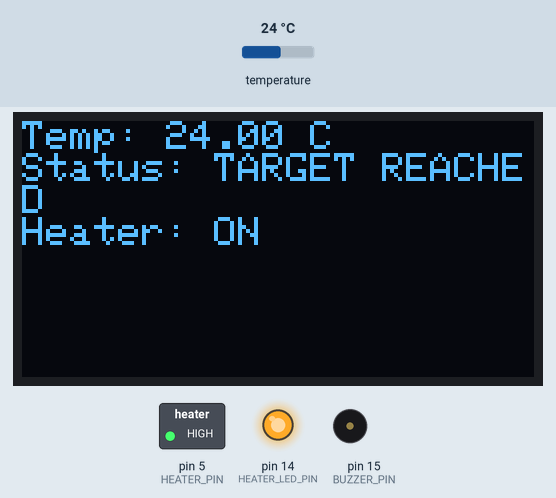
Bench run of a sketch on a simulated Arduino Uno, built with avr-gcc and run on an emulated ATmega328P. Shown: 128×64 one-colour display, switched loads named in the sketch (green lamp = pin HIGH), output pins drawn as LEDs (lit = HIGH), buzzer (waves = sounding, pin HIGH). The test bench sets the inputs (shaded band); at power-on: temperature 24 °C. What the sketch prints to the serial monitor is not drawn.

Above: at 1.4 s.
1.5 s: temperature set to 26.3 °C
At 4.7 s:
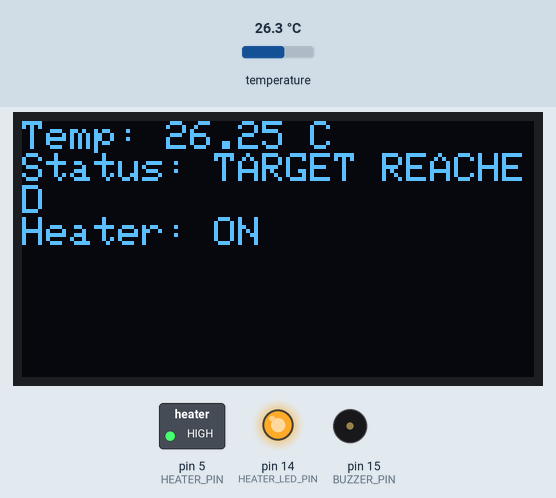
5.3 s: temperature set to 27.5 °C
At 7.9 s:
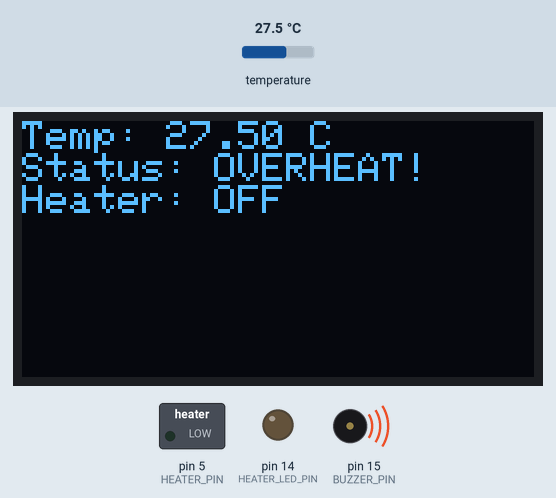
9.1 s: temperature set to 12 °C
At 9.8 s:
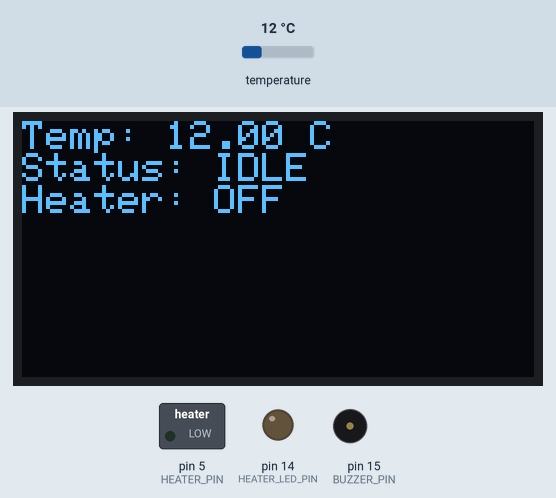
12.9 s: temperature set to 14.3 °C
At 16.2 s:
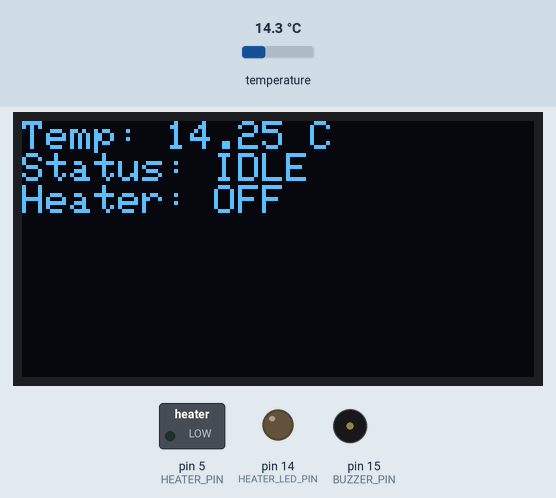
16.7 s: temperature set to 15.7 °C
At 18.2 s:
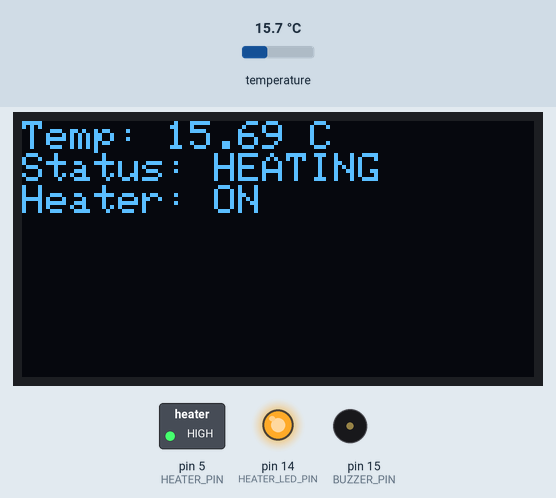
20.5 s: temperature set to 19 °C
At 24.6 s:
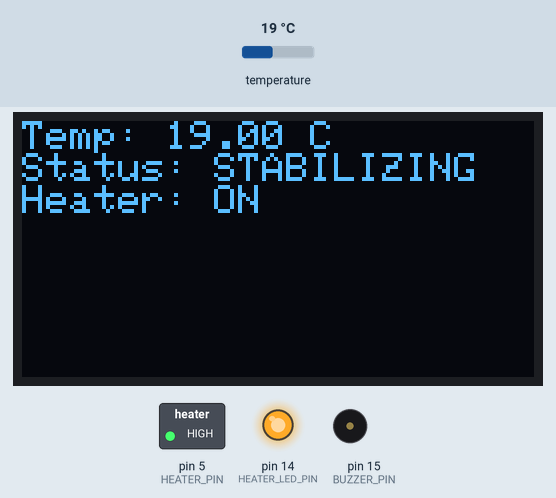
Timing chart, 0 to 25.7 s (numbered marks = the images above; inputs shaded):
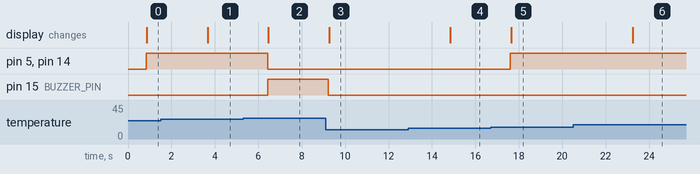

The sketch:

heater_controller.ino
```cpp
#include <OneWire.h>
#include <DallasTemperature.h>
#include <Wire.h>
#include <Adafruit_SSD1306.h>

// Pin Definitions
#define TEMP_SENSOR_PIN 4     // DS18B20 data pin
#define HEATER_PIN 5          // Heater pin
#define BUZZER_PIN 15         // Buzzer pin
#define HEATER_LED_PIN 14     // Heater LED pin

// OLED settings
#define SCREEN_WIDTH 128
#define SCREEN_HEIGHT 64

OneWire oneWire(TEMP_SENSOR_PIN);
DallasTemperature sensors(&oneWire);
Adafruit_SSD1306 display(SCREEN_WIDTH, SCREEN_HEIGHT, &Wire, -1);

// Variables
float temperature = 0.0;
String currentStatus = "";

void setup() {
  Serial.begin(115200);
  sensors.begin();

  pinMode(HEATER_PIN, OUTPUT);
  pinMode(BUZZER_PIN, OUTPUT);
  pinMode(HEATER_LED_PIN, OUTPUT);

  digitalWrite(HEATER_PIN, LOW);
  digitalWrite(BUZZER_PIN, LOW);
  digitalWrite(HEATER_LED_PIN, LOW);

  // Start OLED
  display.begin(SSD1306_SWITCHCAPVCC, 0x3C);
  display.clearDisplay();
  display.display();
}

void loop() {
  sensors.requestTemperatures();
  temperature = sensors.getTempCByIndex(0);

  if (temperature < 15.0) {
    digitalWrite(HEATER_PIN, LOW);
    digitalWrite(BUZZER_PIN, LOW);
    currentStatus = "IDLE";
  } else if (temperature < 18.0) {
    digitalWrite(HEATER_PIN, HIGH);
    digitalWrite(BUZZER_PIN, LOW);
    currentStatus = "HEATING";
  } else if (temperature < 24.0) {
    digitalWrite(HEATER_PIN, HIGH);
    digitalWrite(BUZZER_PIN, LOW);
    currentStatus = "STABILIZING";
  } else if (temperature < 27.0) {
    digitalWrite(HEATER_PIN, HIGH);
    digitalWrite(BUZZER_PIN, LOW);
    currentStatus = "TARGET REACHED";
  } else {
    digitalWrite(HEATER_PIN, LOW);
    digitalWrite(BUZZER_PIN, HIGH);
    currentStatus = "OVERHEAT!";
  }

  digitalWrite(HEATER_LED_PIN, digitalRead(HEATER_PIN));

  Serial.print("Temp: ");
  Serial.print(temperature);
  Serial.print(" °C | Status: ");
  Serial.print(currentStatus);
  Serial.print(" | Heater: ");
  Serial.println(digitalRead(HEATER_PIN) ? "ON" : "OFF");

  showStatus(currentStatus.c_str());
  delay(2000);
}

void showStatus(const char* status) {
  display.clearDisplay();
  display.setTextSize(1);
  display.setTextColor(SSD1306_WHITE);
  display.setCursor(0, 0);
  display.print("Temp: ");
  display.print(temperature);
  display.println(" C");
  display.print("Status: ");
  display.println(status);
  display.print("Heater: ");
  display.println(digitalRead(HEATER_PIN) ? "ON" : "OFF");
  display.display();
}
```

Measured:
- the behaviour switches between 26.9 and 27 °C on temperature (found by bisection; images 1 and 2)
- the behaviour switches between 14.9 and 15 °C on temperature (found by bisection; images 4 and 5)
- after the input at 1.5 s, the display: changes after 2.2 s (image 1)
- after the input at 5.3 s, pin 5 (HEATER_PIN), pin 14 (HEATER_LED_PIN): HIGH → LOW after 1.1 s; pin 15 (BUZZER_PIN): LOW → HIGH after 1.1 s; the display: changes after 1.2 s (image 2)
- after the input at 9.1 s, pin 15 (BUZZER_PIN): HIGH → LOW after 0.13 s; the display: changes after 0.16 s (image 3)
- after the input at 12.9 s, the display: changes after 2.0 s (image 4)
- after the input at 16.7 s, pin 5 (HEATER_PIN), pin 14 (HEATER_LED_PIN): LOW → HIGH after 0.91 s; the display: changes after 0.95 s (image 5)
- after the input at 20.5 s, the display: changes after 2.7 s (image 6)
